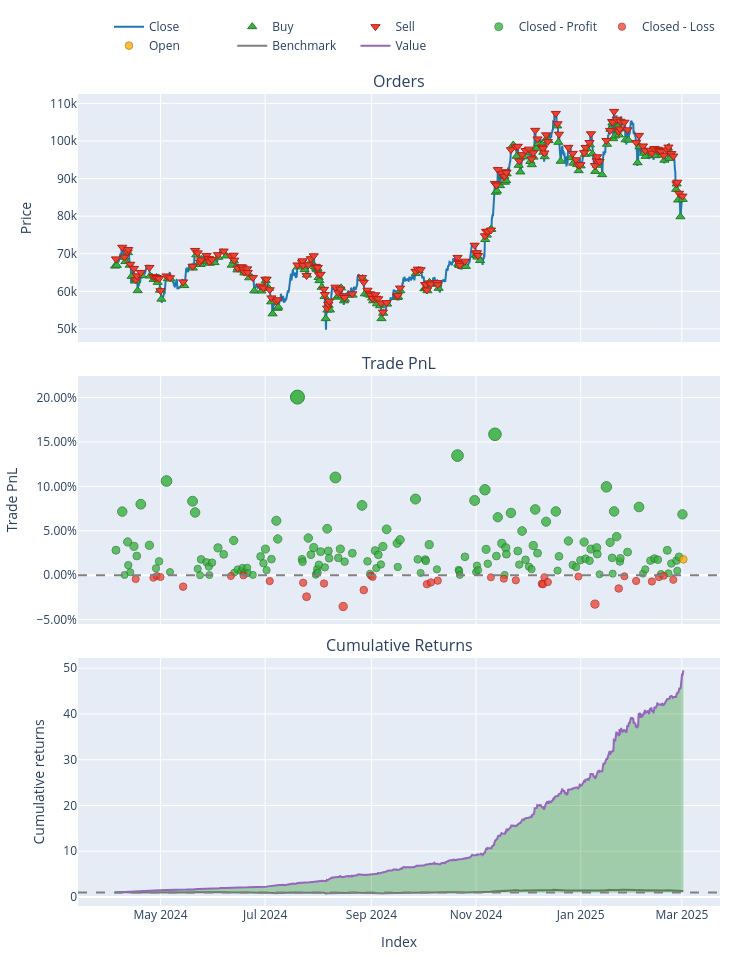

The cell this chart's notebook holds for it:
### Markdown cell above
Backtest on whole dataset

### Code cell
import sys
import os
import warnings
from pathlib import Path

# ---------------------------------------------------------------------------
# 1) SET PROJECT ROOT AND UPDATE PATH/WORKING DIRECTORY
# ---------------------------------------------------------------------------
project_root = Path.cwd().parent.parent
sys.path.append(str(project_root))
os.chdir(str(project_root))
warnings.filterwarnings("ignore")

import numpy as np
import pandas as pd
import MetaTrader5 as mt5
import vectorbt as vbt
import tensorflow as tf
from tensorflow.keras.models import load_model
from sklearn.preprocessing import StandardScaler
from sklearn.metrics import mean_squared_error
from tensorflow.keras.optimizers import Adam  # Import Adam optimizer

# Our modules
from data.data_loader import get_data_mt5
from features.feature_engineering import add_all_ta_features
from features.labeling_schemes import calculate_future_returns

###########################################################
# 1) DATA LOADING & FEATURE ENGINEERING
###########################################################
if not mt5.initialize():
    print("Failed to initialize MT5")
else:
    # Fetch 2000 most recent bars for backtesting
    data = get_data_mt5(symbol="BTCUSD", timeframe=mt5.TIMEFRAME_H4, n_bars=2000, start_pos=0)
    mt5.shutdown()

df = add_all_ta_features(data)
df = calculate_future_returns(df).dropna(subset=["future_returns"])
df = df.sort_index()  # Ensure chronological order

# Feature Matrix (X) and Target (y)
X = df.drop(columns=["future_returns"])
y = df["future_returns"]

print(f"Full Dataset Size: {len(X)} bars")

###########################################################
# 2) LOAD BEST LSTM MODEL & PREPARE BACKTESTING
###########################################################
# Load the best trained model
best_model = load_model("models/saved_models/best_lstm_optuna.h5")
best_model.compile(optimizer=Adam(learning_rate=0.001), loss="mean_squared_error")

# Hyperparameters
threshold = 0.0005  # Min predicted return for a trade
fees = 0.0002       # 0.02% transaction cost per trade
lookback = 10       # Same lookback window used in training

# Standardize the dataset
scaler = StandardScaler()
X_scaled = scaler.fit_transform(X)

###########################################################
# 3) CREATE SEQUENCES FOR THE FULL DATASET
###########################################################
def create_sequences(X, y, lookback):
    X_seq, y_seq = [], []
    for i in range(lookback, len(X)):
        X_seq.append(X[i-lookback:i])
        y_seq.append(y[i])
    return np.array(X_seq), np.array(y_seq)

X_seq, y_seq = create_sequences(X_scaled, y.values, lookback)

print(f"Total Sequences Created: {len(X_seq)}")

###########################################################
# 4) TRAIN ON THE FULL DATASET (NO SPLITS)
###########################################################
print("\nTraining on full dataset (No folds) ...")
best_model.fit(X_seq, y_seq, epochs=100, batch_size=16, verbose=0)

###########################################################
# 5) MAKE PREDICTIONS & CONVERT TO TRADING SIGNALS
###########################################################
preds = best_model.predict(X_seq)
mse = mean_squared_error(y_seq, preds)

# Convert predictions to buy/sell/hold signals
signals = np.where(preds > threshold, 1, np.where(preds < -threshold, -1, 0)).flatten()

# Align signals with dataset index
df_test = df.iloc[lookback:].copy()
close_prices = df_test["close"]

# Pad signals if needed
if len(signals) < len(close_prices):
    signals = np.append(signals, [0] * (len(close_prices) - len(signals)))

signals_s = pd.Series(signals, index=close_prices.index)

###########################################################
# 6) RUN FULL BACKTEST USING VECTORBT
###########################################################
print("\nRunning Full Backtest on Entire 2000 Bars...")

pf = vbt.Portfolio.from_signals(
    close_prices,
    entries=signals_s > 0,
    exits=signals_s < 0,
    init_cash=10000,
    freq='4H',
    fees=fees
)

total_return = pf.total_return()
sharpe_ratio = pf.sharpe_ratio()

# Print final results
print(f"\nFull Backtest Results:")
print(f"MSE={mse:.2e}, Return={total_return:.2f}%, Sharpe={sharpe_ratio:.2f}")
print(pf.stats())

# Plot the backtest results
fig = pf.plot()
fig.show()

### Figure 1 — Plotly figure (JSON) as saved in the notebook; plotly's stock layout.template omitted (floating-point values rounded to 4 significant figures; data arrays with more than 128 entries replaced by an {"elided": "..."} marker saying what was removed)
{"data": [{"legendgroup": "0", "line": {"color": "#1f77b4"}, "name": "Close", "showlegend": true, "type": "scatter", "uid": "28e9d851-65c3-4324-8510-0efc788144dc", "x": {"elided": "1989 str values"}, "xaxis": "x", "y": {"elided": "1989 float values"}, "yaxis": "y"}, {"customdata": {"elided": "183x3 float values"}, "hovertemplate": "Order Id: %{customdata[0]}<br>Timestamp: %{x}<br>Price: %{y}<br>Size: %{customdata[1]:.6f}<br>Fees: %{customdata[2]:.6f}", "legendgroup": "1", "marker": {"color": "#37B13F", "line": {"color": "rgb(38,123,44)", "width": 1}, "size": 8, "symbol": "triangle-up"}, "mode": "markers", "name": "Buy", "type": "scatter", "uid": "d6178f54-fce0-446e-90b9-c8a40b6fdb6c", "x": {"elided": "183 str values"}, "xaxis": "x", "y": {"elided": "183 float values"}, "yaxis": "y"}, {"customdata": {"elided": "182x3 float values"}, "hovertemplate": "Order Id: %{customdata[0]}<br>Timestamp: %{x}<br>Price: %{y}<br>Size: %{customdata[1]:.6f}<br>Fees: %{customdata[2]:.6f}", "legendgroup": "2", "marker": {"color": "#EA4335", "line": {"color": "rgb(181,31,18)", "width": 1}, "size": 8, "symbol": "triangle-down"}, "mode": "markers", "name": "Sell", "type": "scatter", "uid": "c0f0d094-c772-498c-8b6f-eb69ea4cb828", "x": {"elided": "182 str values"}, "xaxis": "x", "y": {"elided": "182 float values"}, "yaxis": "y"}, {"customdata": {"elided": "148x4 float values"}, "hovertemplate": "Exit Trade Id: %{customdata[0]}<br>Position Id: %{customdata[1]}<br>Exit Timestamp: %{x}<br>PnL: %{customdata[2]:.6f}<br>Return: %{customdata[3]:.2%}", "legendgroup": "3", "marker": {"color": "#37B13F", "line": {"color": "rgb(38,123,44)", "width": 1}, "opacity": {"elided": "148 float values"}, "size": {"elided": "148 float values"}, "symbol": "circle"}, "mode": "markers", "name": "Closed - Profit", "type": "scatter", "uid": "9ee793a2-9b63-4a11-aef0-0d519785cca5", "x": {"elided": "148 str values"}, "xaxis": "x2", "y": {"elided": "148 float values"}, "yaxis": "y2"}, {"customdata": {"elided": "34x4 float values"}, "hovertemplate": "Exit Trade Id: %{customdata[0]}<br>Position Id: %{customdata[1]}<br>Exit Timestamp: %{x}<br>PnL: %{customdata[2]:.6f}<br>Return: %{customdata[3]:.2%}", "legendgroup": "4", "marker": {"color": "#EA4335", "line": {"color": "rgb(181,31,18)", "width": 1}, "opacity": [0.7532, 0.7521, 0.7506, 0.7515, 0.7596, 0.7507, 0.7501, 0.7549, 0.7563, 0.7681, 0.757, 0.7763, 0.7625, 0.7503, 0.7514, 0.7575, 0.7561, 0.7545, 0.7517, 0.7529, 0.7543, 0.7572, 0.7575, 0.7517, 0.7557, 0.7511, 0.7743, 0.7612, 0.7509, 0.7548, 0.7552, 0.7516, 0.7505, 0.7538], "size": [7.148, 7.096, 7.029, 7.07, 7.449, 7.031, 7.006, 7.228, 7.295, 7.843, 7.325, 8.229, 7.582, 7.015, 7.066, 7.352, 7.284, 7.212, 7.08, 7.135, 7.199, 7.336, 7.351, 7.077, 7.268, 7.052, 8.134, 7.521, 7.041, 7.224, 7.245, 7.075, 7.021, 7.179], "symbol": "circle"}, "mode": "markers", "name": "Closed - Loss", "type": "scatter", "uid": "4c131f5e-a60f-41c3-9b43-4a5a3f45d30e", "x": ["2024-04-16T12:00:00", "2024-04-26T20:00:00", "2024-04-28T20:00:00", "2024-05-01T00:00:00", "2024-05-14T04:00:00", "2024-06-11T00:00:00", "2024-06-18T08:00:00", "2024-07-03T16:00:00", "2024-07-23T04:00:00", "2024-07-25T04:00:00", "2024-08-04T08:00:00", "2024-08-15T12:00:00", "2024-08-27T12:00:00", "2024-08-31T16:00:00", "2024-09-01T16:00:00", "2024-10-03T08:00:00", "2024-10-05T16:00:00", "2024-10-09T16:00:00", "2024-11-09T16:00:00", "2024-11-17T04:00:00", "2024-11-24T04:00:00", "2024-12-09T08:00:00", "2024-12-10T00:00:00", "2024-12-10T20:00:00", "2024-12-12T20:00:00", "2024-12-30T16:00:00", "2025-01-09T08:00:00", "2025-01-23T04:00:00", "2025-01-26T12:00:00", "2025-02-02T08:00:00", "2025-02-11T12:00:00", "2025-02-15T16:00:00", "2025-02-18T12:00:00", "2025-02-24T00:00:00"], "xaxis": "x2", "y": [-0.004289, -0.002817, -0.0009041, -0.002071, -0.01291, -0.0009449, -0.0002222, -0.006596, -0.008509, -0.02421, -0.009377, -0.03524, -0.01673, -0.0004804, -0.001947, -0.01015, -0.008183, -0.006136, -0.002365, -0.003934, -0.005751, -0.009675, -0.0101, -0.002278, -0.007744, -0.001547, -0.03253, -0.01497, -0.001239, -0.006464, -0.007075, -0.002211, -0.0006752, -0.005182], "yaxis": "y2"}, {"customdata": [[182, 182, 8662.0, 0.0178]], "hovertemplate": "Exit Trade Id: %{customdata[0]}<br>Position Id: %{customdata[1]}<br>Exit Timestamp: %{x}<br>PnL: %{customdata[2]:.6f}<br>Return: %{customdata[3]:.2%}", "legendgroup": "5", "marker": {"color": "#FFAA00", "line": {"color": "rgb(178,118,0)", "width": 1}, "opacity": [0.7633], "size": [7.62], "symbol": "circle"}, "mode": "markers", "name": "Open", "type": "scatter", "uid": "f25f2541-bd96-4e0a-87fa-d981d4864b16", "x": ["2025-03-01T20:00:00"], "xaxis": "x2", "y": [0.0178], "yaxis": "y2"}, {"legendgroup": "6", "line": {"color": "#7f7f7f"}, "name": "Benchmark", "showlegend": true, "type": "scatter", "uid": "1010c267-6629-4d36-bebd-594c626568b3", "x": {"elided": "1989 str values"}, "xaxis": "x3", "y": {"elided": "1989 float values"}, "yaxis": "y3"}, {"hoverinfo": "skip", "legendgroup": "7", "line": {"color": "rgba(0, 0, 0, 0)", "width": 0}, "opacity": 0, "showlegend": false, "type": "scatter", "uid": "ea275873-9b66-4785-92d9-67f0f141b711", "x": {"elided": "1989 str values"}, "xaxis": "x3", "y": {"elided": "1989 int values"}, "yaxis": "y3"}, {"connectgaps": false, "fill": "tonexty", "fillcolor": "rgba(0, 128, 0, 0.3)", "hoverinfo": "skip", "legendgroup": "7", "line": {"color": "rgba(0, 0, 0, 0)", "width": 0}, "opacity": 0, "showlegend": false, "type": "scatter", "uid": "0c5695d0-9c2b-44d8-8081-5a9f9d47feef", "x": {"elided": "1989 str values"}, "xaxis": "x3", "y": {"elided": "1989 float values"}, "yaxis": "y3"}, {"hoverinfo": "skip", "legendgroup": "7", "line": {"color": "rgba(0, 0, 0, 0)", "width": 0}, "opacity": 0, "showlegend": false, "type": "scatter", "uid": "05bf6dc3-bfab-442a-9959-40c0a70be269", "x": {"elided": "1989 str values"}, "xaxis": "x3", "y": {"elided": "1989 int values"}, "yaxis": "y3"}, {"connectgaps": false, "fill": "tonexty", "fillcolor": "rgba(255, 0, 0, 0.3)", "hoverinfo": "skip", "legendgroup": "7", "line": {"color": "rgba(0, 0, 0, 0)", "width": 0}, "opacity": 0, "showlegend": false, "type": "scatter", "uid": "d129a02b-2b1d-4d02-854f-4d2e379cbec0", "x": {"elided": "1989 str values"}, "xaxis": "x3", "y": {"elided": "1989 float values"}, "yaxis": "y3"}, {"legendgroup": "8", "line": {"color": "#9467bd"}, "name": "Value", "showlegend": true, "type": "scatter", "uid": "02157fdd-96aa-428e-b0b1-78a917da5a30", "x": {"elided": "1989 str values"}, "xaxis": "x3", "y": {"elided": "1989 float values"}, "yaxis": "y3"}, {"hoverinfo": "skip", "legendgroup": "7", "line": {"color": "rgba(0, 0, 0, 0)", "width": 0}, "opacity": 0, "showlegend": false, "type": "scatter", "uid": "42c8f8ac-f277-46f2-9ccb-221fcbd2ad5f", "x": {"elided": "1989 str values"}, "xaxis": "x3", "y": {"elided": "1989 int values"}, "yaxis": "y3"}], "layout": {"annotations": [{"font": {"size": 16}, "showarrow": false, "text": "Orders", "x": 0.5, "xanchor": "center", "xref": "paper", "y": 1, "yanchor": "bottom", "yref": "paper"}, {"font": {"size": 16}, "showarrow": false, "text": "Trade PnL", "x": 0.5, "xanchor": "center", "xref": "paper", "y": 0.6528, "yanchor": "bottom", "yref": "paper"}, {"font": {"size": 16}, "showarrow": false, "text": "Cumulative Returns", "x": 0.5, "xanchor": "center", "xref": "paper", "y": 0.3056, "yanchor": "bottom", "yref": "paper"}], "height": 960, "legend": {"orientation": "h", "traceorder": "normal", "x": 1, "xanchor": "right", "y": 1.042, "yanchor": "bottom"}, "margin": {"b": 30, "l": 30, "r": 30, "t": 30}, "shapes": [{"line": {"color": "gray", "dash": "dash"}, "type": "line", "x0": 0, "x1": 1, "xref": "paper", "y0": 0, "y1": 0, "yref": "y2"}, {"line": {"color": "gray", "dash": "dash"}, "type": "line", "x0": 0, "x1": 1, "xref": "paper", "y0": 1, "y1": 1, "yref": "y3"}], "showlegend": true, "width": 750, "xaxis": {"anchor": "y", "domain": [0, 1], "matches": "x3", "showticklabels": false}, "xaxis2": {"anchor": "y2", "domain": [0, 1], "matches": "x3", "showticklabels": false}, "xaxis3": {"anchor": "y3", "domain": [0, 1], "title": {"text": "Index"}}, "yaxis": {"anchor": "x", "domain": [0.6944, 1], "title": {"text": "Price"}}, "yaxis2": {"anchor": "x2", "domain": [0.3472, 0.6528], "tickformat": ".2%", "title": {"text": "Trade PnL"}}, "yaxis3": {"anchor": "x3", "domain": [0, 0.3056], "title": {"text": "Cumulative returns"}}}}
